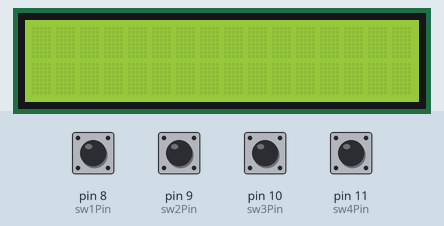
This sketch was run on a simulated Arduino Uno, built with avr-gcc and run on an emulated ATmega328P. On the bench: 16×2 character LCD. The inputs (shaded band) are chosen by the test bench; at power-on: pin 8 (sw1Pin), pin 9 (sw2Pin), pin 10 (sw3Pin), pin 11 (sw4Pin) LOW. What the sketch prints to the serial monitor is not drawn.

Above: at 1.5 s.
1.6 s: pin 8 (sw1Pin) pulled HIGH for 1 s
At 3.7 s:
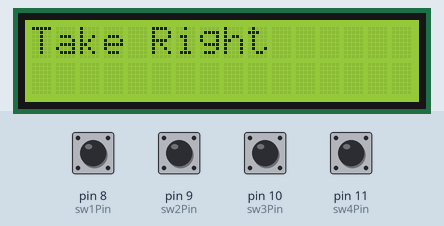
4.1 s: pin 9 (sw2Pin) pulled HIGH for 1 s
At 5.9 s:
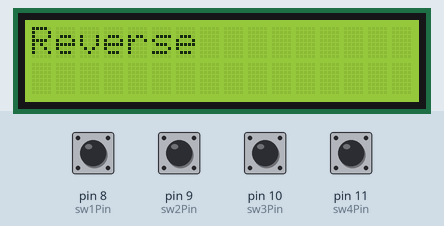
6.6 s: pin 10 (sw3Pin) pulled HIGH for 0.15 s
At 7.5 s:
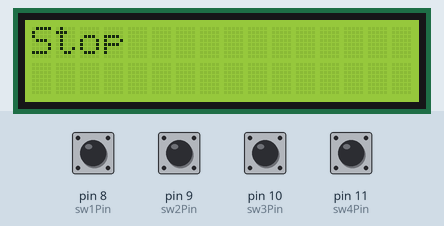
8.5 s: pin 11 (sw4Pin) pulled HIGH for 0.15 s
At 10.1 s:
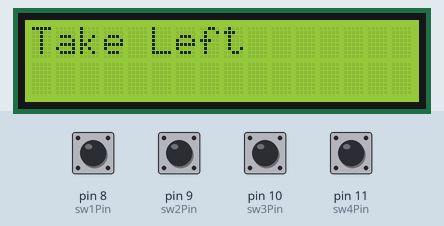
10.4 s: pin 8 (sw1Pin) pulled HIGH for 0.15 s
At 11.9 s:
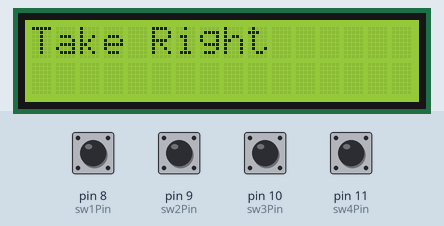
12.3 s: pin 9 (sw2Pin) pulled HIGH for 0.15 s
At 13.5 s:
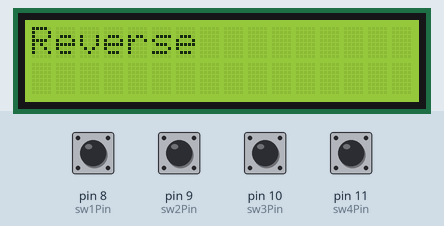
Timing chart, 0 to 15.2 s (numbered marks = the images above; inputs shaded):
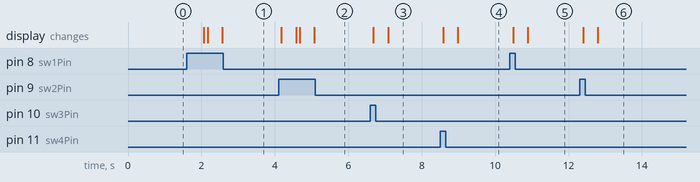

The sketch:

Li-Fi_Txt.ino
```cpp
#include <LiquidCrystal.h>;
LiquidCrystal lcd(7, 6, 5, 4, 3, 2);
int sw1Pin = 8;
int sw2Pin = 9;
int sw3Pin = 10;
int sw4Pin = 11;
int sw1State = 0;
int sw2State = 0;
int sw3State = 0;
int sw4State = 0;

void setup(){
  lcd.begin(16,2);
  lcd.setCursor(0,0);
  lcd.print("");
  Serial.begin(1200);
  delay(300);
  lcd.clear();
  pinMode(sw1Pin, INPUT);
  pinMode(sw2Pin, INPUT);
  pinMode(sw3Pin, INPUT);
  pinMode(sw4Pin, INPUT);
}
void check()
{
  if(sw1State == HIGH ){
    lcd.clear();
    delay(100);
    Serial.write("\nTake Right");
    delay(300);
    lcd.print("Take Right");
    delay(100);
  }
  else if(sw4State == HIGH ){
    lcd.clear();
    delay(100);
    Serial.write("\nTake Left ");
    delay(300);
    lcd.print("Take Left ");
    delay(100);
  }

  else if(sw2State == HIGH){
    lcd.clear();
    delay(100);
    Serial.write("\nReverse");
    delay(300);
    lcd.print("Reverse");
    delay(100);
  }

 else if(sw3State == HIGH){
    lcd.clear();
    delay(100);
    Serial.write("\nStop");
    delay(300);
    lcd.print("Stop");
    delay(100);
  }
 /*  else
  {
    lcd.clear();
    delay(100);
    Serial.write("\nLifi");
    delay(300);
    lcd.print("Lifi");
  }*/
}
void loop()
{
    sw1State = digitalRead(sw1Pin);
    sw2State = digitalRead(sw2Pin);
    sw3State = digitalRead(sw3Pin);
    sw4State = digitalRead(sw4Pin);
    check();

    sw1State = digitalRead(sw1Pin);
    sw2State = digitalRead(sw2Pin);
    sw3State = digitalRead(sw3Pin);
    sw4State = digitalRead(sw4Pin);
    check();
    delay(100);

     }
```

Measured:
- after the input at 1.6 s, the display: changes after 0.47 s (image 1)
- after the input at 4.1 s, the display: first changes after 0.08 s (image 2 shows a later state)
- after the input at 6.6 s, the display: first changes after 0.08 s (image 3 shows a later state)
- after the input at 8.5 s, the display: first changes after 0.09 s (image 4 shows a later state)
- after the input at 10.4 s, the display: first changes after 0.09 s (image 5 shows a later state)
- after the input at 12.3 s, the display: first changes after 0.10 s (image 6 shows a later state)
